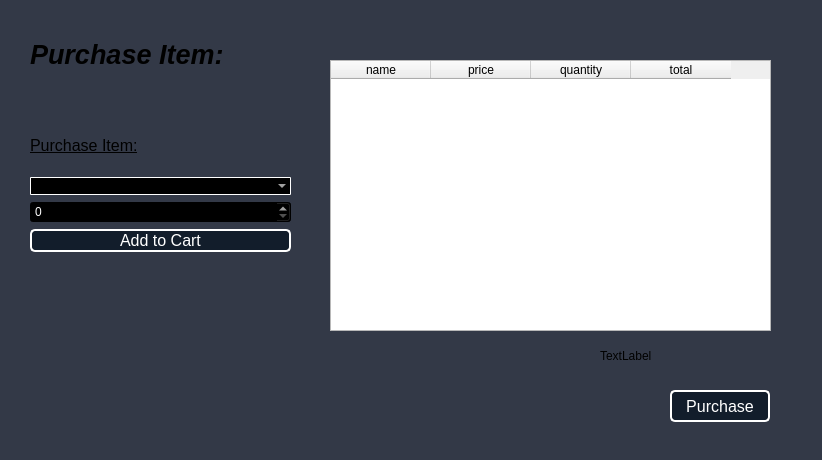
<?xml version="1.0" encoding="UTF-8"?>
<ui version="4.0">
 <class>MemberWindow</class>
 <widget class="QDialog" name="MemberWindow">
  <property name="geometry">
   <rect>
    <x>0</x>
    <y>0</y>
    <width>822</width>
    <height>460</height>
   </rect>
  </property>
  <property name="windowTitle">
   <string>Dialog</string>
  </property>
  <property name="styleSheet">
   <string notr="true">QDialog#MemberWindow {
	background: #333947
}</string>
  </property>
  <widget class="QWidget" name="verticalLayoutWidget_2">
   <property name="geometry">
    <rect>
     <x>30</x>
     <y>120</y>
     <width>261</width>
     <height>132</height>
    </rect>
   </property>
   <layout class="QVBoxLayout" name="verticalLayout_2">
    <item>
     <widget class="QLabel" name="addToCartLabel">
      <property name="font">
       <font>
        <pointsize>-1</pointsize>
        <underline>true</underline>
       </font>
      </property>
      <property name="styleSheet">
       <string notr="true">QLabel#addToCartLabel {
	font-size: 16px;
	text-decoration: underline;
}</string>
      </property>
      <property name="text">
       <string>Purchase Item:</string>
      </property>
     </widget>
    </item>
    <item>
     <widget class="QComboBox" name="cartItemCB">
      <property name="font">
       <font>
        <pointsize>-1</pointsize>
       </font>
      </property>
      <property name="styleSheet">
       <string notr="true">QComboBox#cartItemCB {
	background: black;
	color: white;
	font-size: 12px;
	border:1px solid #FFFFFF;
	border-radius: 1px;
}

QComboBox#cartItemCB:hover {
	background: #202121;
}</string>
      </property>
     </widget>
    </item>
    <item>
     <widget class="QSpinBox" name="quantitySB">
      <property name="styleSheet">
       <string notr="true">QSpinBox#quantitySB {
	background: black;
	color: white;
	font-size: 12px;
}

QSpinBox#quantitySB:hover {
	background: #202121;
}</string>
      </property>
     </widget>
    </item>
    <item>
     <widget class="QPushButton" name="addToCartButton">
      <property name="font">
       <font>
        <pointsize>-1</pointsize>
       </font>
      </property>
      <property name="styleSheet">
       <string notr="true">QPushButton#addToCartButton {
	background: #121d2b;
	color: white;
	font-size: 16px;
	border:2px solid #FFFFFF;
	border-radius: 5px;
}

QPushButton#addToCartButton:hover {
	background: #374a63;
}</string>
      </property>
      <property name="text">
       <string>Add to Cart</string>
      </property>
     </widget>
    </item>
   </layout>
  </widget>
  <widget class="QTableWidget" name="cartTW">
   <property name="geometry">
    <rect>
     <x>330</x>
     <y>60</y>
     <width>441</width>
     <height>271</height>
    </rect>
   </property>
   <column>
    <property name="text">
     <string>name</string>
    </property>
   </column>
   <column>
    <property name="text">
     <string>price</string>
    </property>
   </column>
   <column>
    <property name="text">
     <string>quantity</string>
    </property>
   </column>
   <column>
    <property name="text">
     <string>total</string>
    </property>
   </column>
  </widget>
  <widget class="QPushButton" name="purchaseButton">
   <property name="geometry">
    <rect>
     <x>670</x>
     <y>390</y>
     <width>100</width>
     <height>32</height>
    </rect>
   </property>
   <property name="styleSheet">
    <string notr="true">QPushButton#purchaseButton {
	background: #121d2b;
	color: white;
	font-size: 16px;
	border:2px solid #FFFFFF;
	border-radius: 5px;
}

QPushButton#purchaseButton:hover {
	background: #374a63;
}</string>
   </property>
   <property name="text">
    <string>Purchase</string>
   </property>
  </widget>
  <widget class="QLabel" name="cartTotalLabel">
   <property name="geometry">
    <rect>
     <x>600</x>
     <y>340</y>
     <width>171</width>
     <height>31</height>
    </rect>
   </property>
   <property name="text">
    <string>TextLabel</string>
   </property>
  </widget>
  <widget class="QLabel" name="nameLabel">
   <property name="geometry">
    <rect>
     <x>30</x>
     <y>30</y>
     <width>255</width>
     <height>48</height>
    </rect>
   </property>
   <property name="font">
    <font>
     <pointsize>20</pointsize>
     <italic>true</italic>
     <bold>true</bold>
     <underline>false</underline>
    </font>
   </property>
   <property name="styleSheet">
    <string notr="true">QLabel#addToCartLabel {
	font-size: 16px;
	text-decoration: underline;
}</string>
   </property>
   <property name="text">
    <string>Purchase Item:</string>
   </property>
  </widget>
 </widget>
 <resources/>
 <connections/>
</ui>
